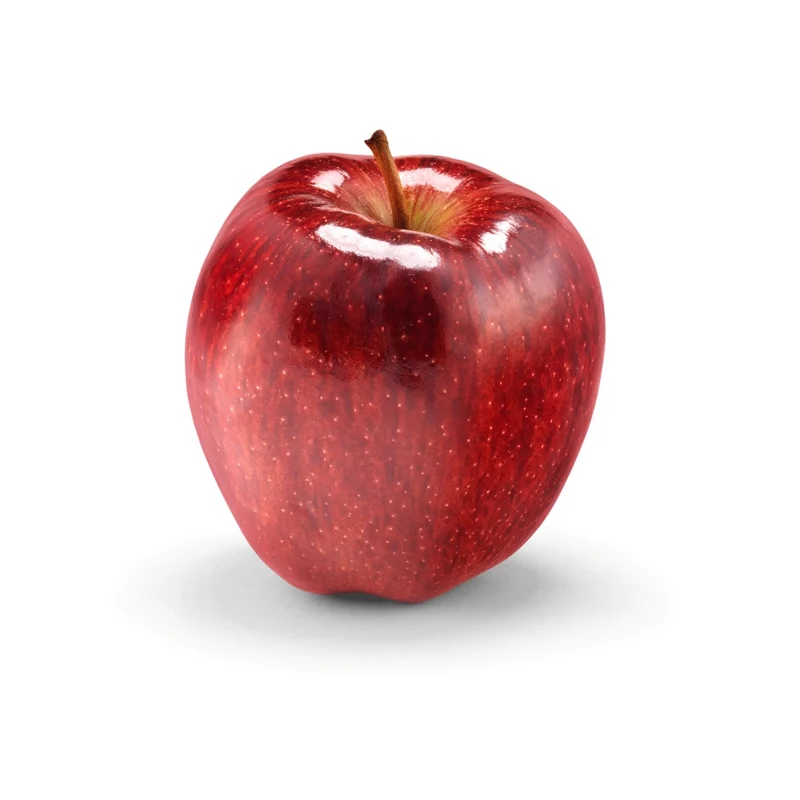
#> input picture Python - 12-11-2023/bilder/Eple.jpg, 800 x 800 px, found by its file name
$ python 'Oppgave c.py'
#> lines starting #> are read from the running program, lines starting #| are printed output that depends on the picture
from PIL import Image

def rotate_clockwise(image):
    return image.rotate(-90, expand=True)

def rotate_counter_clockwise(image):
    return image.rotate(90, expand=True)

def rotate_180(image):
    return image.rotate(180, expand=True)

def main():
    im = Image.open('bilder/eple.jpg')
#> im is the input picture: PIL image 800x800 RGB; mean R, G, B 232.9, 208.2, 208.3

    print("Velg en rotasjon:")
    print("1. 90 grader med klokka")
    print("2. 90 grader mot klokka")
    print("3. 180 grader")
    choice = input("Skriv inn nummeret for ønsket rotasjon: ")
#> the answer given: 1

    if choice == '1':
        rotated_image = rotate_clockwise(im)
#> in rotate_clockwise, `return image.rotate(-90, expand=True)`:
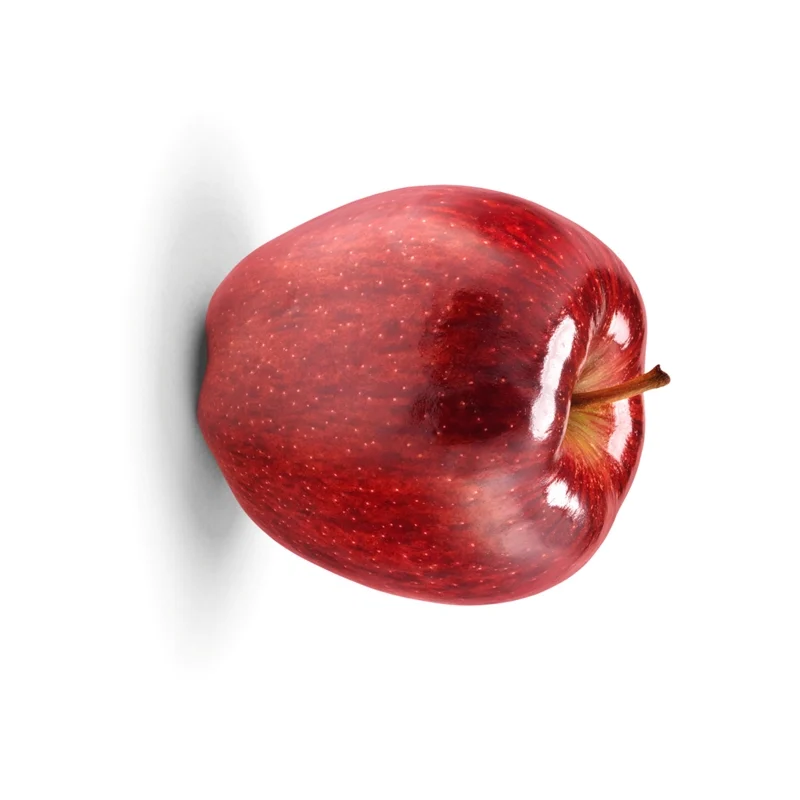
#> returned value: PIL image 800x800 RGB; mean R, G, B 232.9, 208.2, 208.3
    elif choice == '2':
        rotated_image = rotate_counter_clockwise(im)
    elif choice == '3':
        rotated_image = rotate_180(im)
    else:
        print("Ugyldig valg.")

    if 'rotated_image' in locals():
        rotated_image.save('rotated_image.jpg')
        print("Bildet er rotert og lagret som 'rotated_image.jpg'.")

if __name__ == "__main__":
    main()

$ run again, with Python - 12-11-2023/bilder/chicken.jpg copied over Python - 12-11-2023/bilder/Eple.jpg
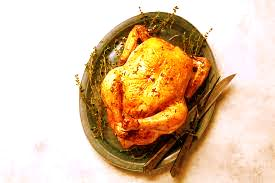
#> input picture Python - 12-11-2023/bilder/chicken.jpg, 275 x 183 px, found by its file name
#> in main, im is the input picture: PIL image 275x183 RGB; mean R, G, B 220.8, 192.9, 162.5
#> in rotate_clockwise, `return image.rotate(-90, expand=True)`:
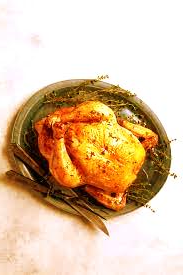
#> returned value: PIL image 183x275 RGB; mean R, G, B 220.8, 192.9, 162.5

$ run again, with Python - 12-11-2023/bilder/men.png saved as Python - 12-11-2023/bilder/Eple.jpg
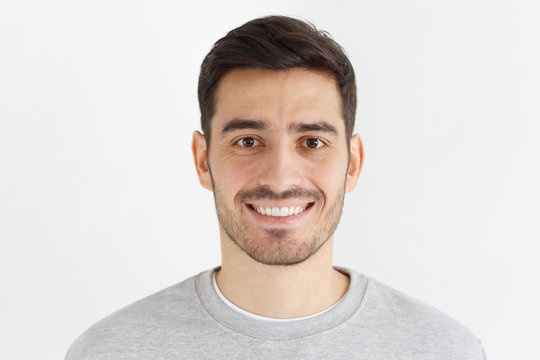
#> input picture Python - 12-11-2023/bilder/men.png, 540 x 360 px, found by its file name
#> in main, im is the input picture: PIL image 540x360 RGB; mean R, G, B 222.8, 215.7, 211.8
#> in rotate_clockwise, `return image.rotate(-90, expand=True)`:
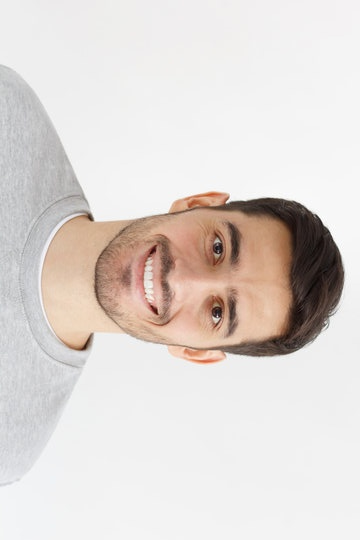
#> returned value: PIL image 360x540 RGB; mean R, G, B 222.8, 215.7, 211.8

$ run again, with Python - 12-11-2023/bilder/polaroid.png saved as Python - 12-11-2023/bilder/Eple.jpg
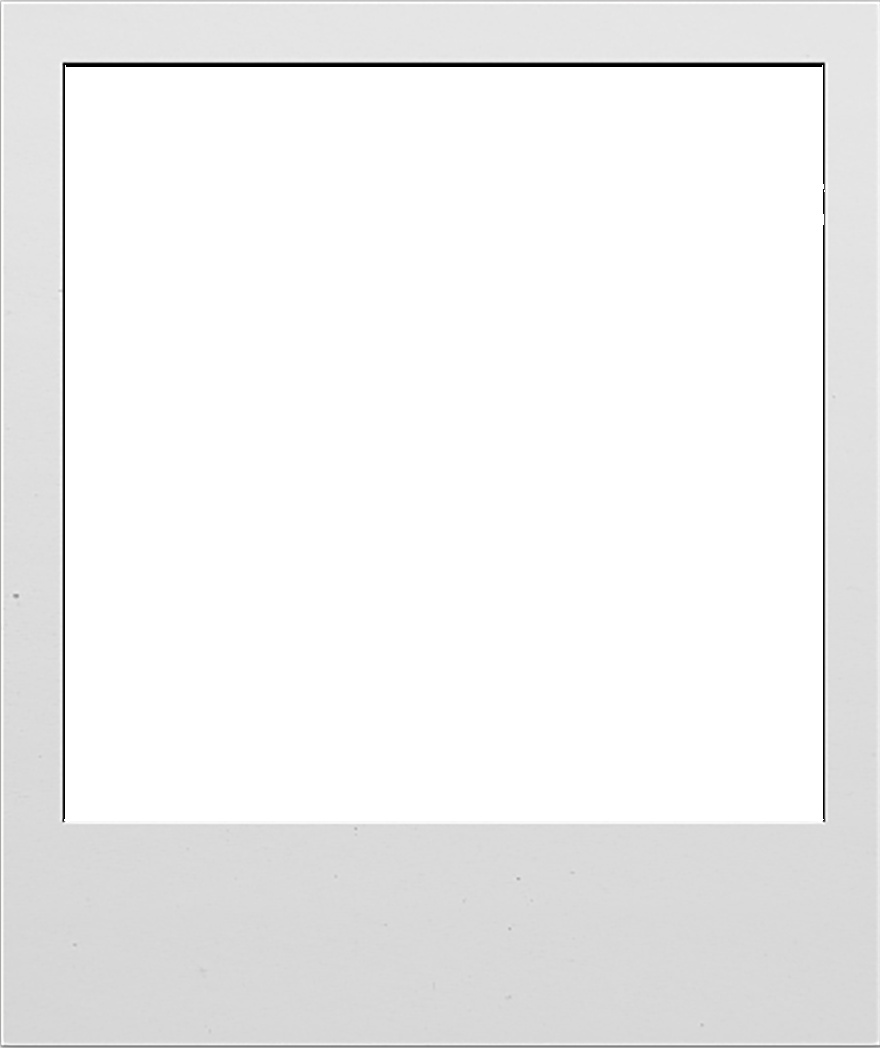
#> input picture Python - 12-11-2023/bilder/polaroid.png, 880 x 1048 px, found by its file name
#> in main, im is the input picture: PIL image 880x1048 RGB; mean R, G, B 240.3, 240.3, 240.3
#> in rotate_clockwise, `return image.rotate(-90, expand=True)`:
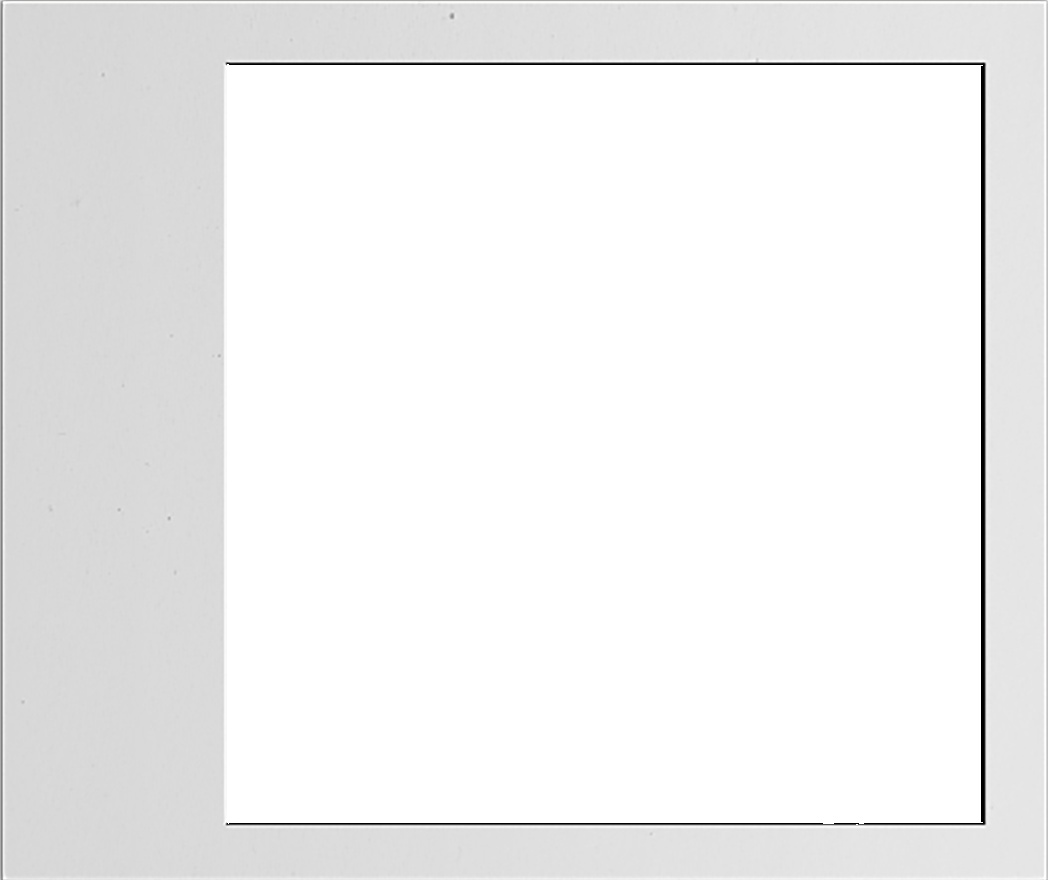
#> returned value: PIL image 1048x880 RGB; mean R, G, B 240.3, 240.3, 240.3
